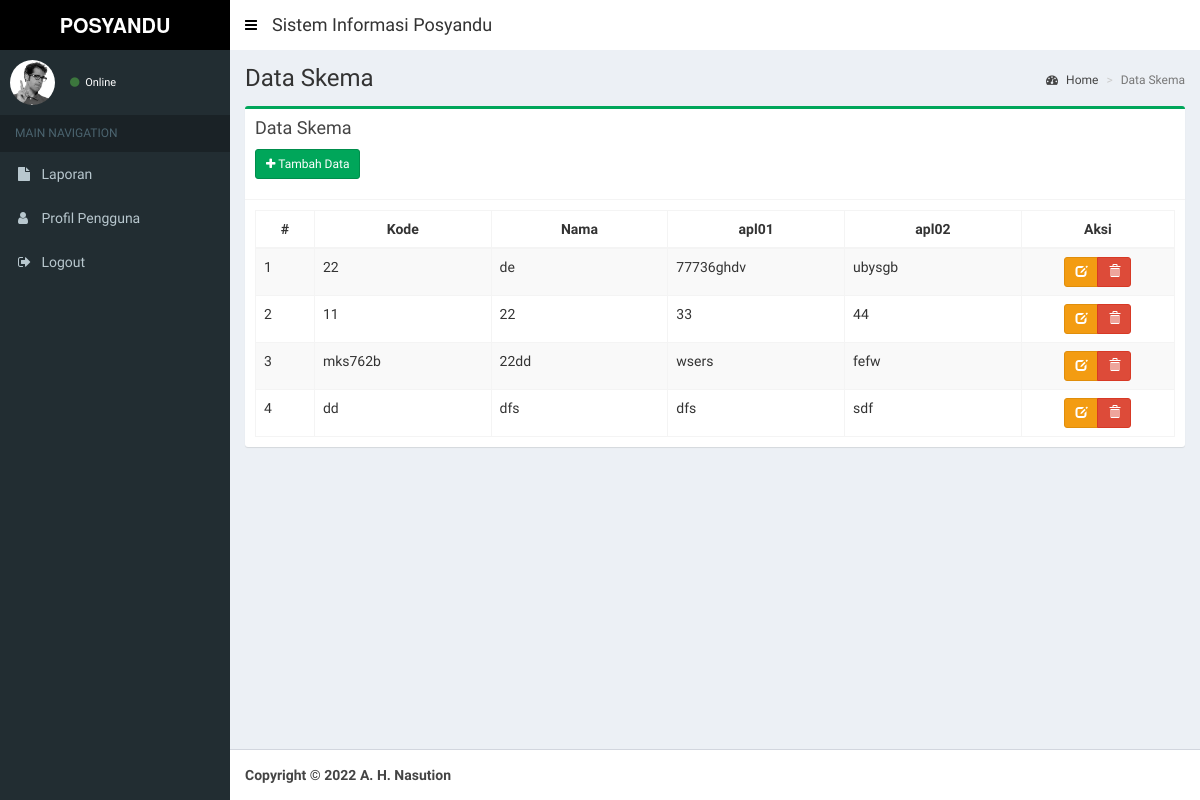
/index.php/skema, run on the app's committed database.
### tables this page shows
CREATE TABLE `tbl_skema` (
  `id_skema` int NOT NULL,
  `kode_skema` varchar(30) NOT NULL,
  `nama_skema` varchar(50) NOT NULL,
  `apl01` varchar(30) NOT NULL,
  `apl02` varchar(30) NOT NULL
);

### application/views/layout/v_content.php (called while the page is built, shortened)
 	<?php
	if ($content)
	{
		$this->load->view($content);
	}
?>

### application/controllers/Skema.php (called while the page is built, shortened)
<?php
class Skema extends CI_Controller {
	public function __construct()
	{
		$this->load->model('Skema_model', 'skema');
		$this->load->helper('tgl_indo');
		$this->load->helper('security');
	}
	public function index()
	{
		$data = array(
			'title'			=> 'LSP',
			'judul'			=> 'Data Skema',
			'data' 			=> $this->skema->tabel()->result(),
			'content'		=> 'skema/v_content',
			'ajax'	 		=> 'skema/v_ajax'
		);
		$this->load->view('layout/v_wrapper', $data, FALSE);
	}
}

### index.php (called while the page is built, shortened)
<?php
require_once BASEPATH.'core/CodeIgniter.php';

### application/models/Skema_model.php (called while the page is built, shortened)
<?php
class Skema_model extends CI_Model {
	public function tabel($where = null)
	{
		if($where == null){
			$this->db->select('*');
			$this->db->from('tbl_skema');
			$this->db->order_by('tbl_skema.id_skema', 'Asc');
			$query = $this->db->get();
		}else{
			$this->db->select('*');
			$this->db->from('tbl_skema');
			$this->db->order_by('tbl_skema.id_skema', 'Asc');
			$this->db->where($where);
			$query = $this->db->get();
		}
		return $query;
	}
}

### application/views/skema/v_content.php (the view, shortened to what this page needs)
<section class="content-header">
  <h1>
    <?= $judul ?>
  </h1>
  <ol class="breadcrumb">
    <li><a href="<?= base_url() ?>dashboard"><i class="fa fa-dashboard"></i> Home</a></li>
    <li class="active"><?= $judul ?></li>
  </ol>
</section>
<section class="content">
  <div class="row">
    <div class="col-xs-12">
      <div class="box box-success">
        <div class="box-header with-border">
          <h3 class="box-title">Data Skema</h3>
          <div style="padding-top: 10px;">
          <p><a href="<?= base_url(); ?>skema/add" class="btn btn-sm btn-success icon-btn"><i class="fa fa-plus"></i> Tambah Data</a></p>
          </div>
        </div>
        <div class="box-body table-responsive">
          <table id="example1" class="table table-bordered table-striped" style="width: 100%;">
              <thead>
                  <tr>
                      <th style="width: 5%;text-align: center;">#</th>
                      <th style="width: 15%;text-align: center;">Kode</th>
                      <th style="width: 15%;text-align: center;">Nama</th>
                      <th style="width: 15%;text-align: center;">apl01</th>
                      <th style="width: 15%;text-align: center;">apl02</th>
                      <th style="width: 13%;text-align: center;">Aksi</th>
                  </tr>
              </thead>
              <tbody>
                  <?php $total= 0; $no=1; foreach($data as $row){  ?>
                  <tr>
                      <td><?= $no++ ?></td>
                      <td><?= $row->kode_skema ?></td>
                      <td><?= $row->nama_skema ?></td>
                      <td><?= $row->apl01 ?></td>
                      <td><?= $row->apl02 ?></td>
                      <td style="text-align: center;">
                          <form action="<?= base_url() ?>skema/delete/<?= $row->id_skema ?>" method="post">
                              <div class="btn-group">
                                  <a href="<?= base_url() ?>skema/edit/<?= $row->id_skema ?>" class=" btn btn-sm btn-warning" data-toggle="tooltip" title="Edit"><span class="glyphicon glyphicon-edit"></span></a>
                                  <button class="btn btn-sm btn-danger" type="submit" onclick="return confirm('Yakin ingin menghapus data?')" data-toggle="tooltip" title="Hapus"><span class="glyphicon glyphicon-trash"></span></button>
                              </div>
                          </form>
                      </td>
                  </tr>
                <?php } ?>
              </tbody>
          </table>
        </div>
      </div>
    </div>
  </div>
</section>

### data on the page
tbl_skema: kode_skema "22", nama_skema "de", apl01 "77736ghdv", apl02 "ubysgb"
tbl_skema: kode_skema "11", nama_skema "22", apl01 "33", apl02 "44"
tbl_skema: kode_skema "mks762b", nama_skema "22dd", apl01 "wsers", apl02 "fefw"
tbl_skema: kode_skema "dd", nama_skema "dfs", apl01 "dfs", apl02 "sdf"

### other printed values
$judul "Data Skema"
